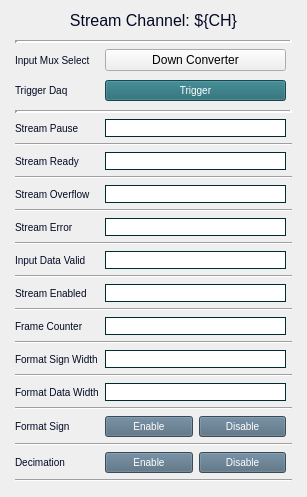
<?xml version="1.0" encoding="UTF-8"?>
<ui version="4.0">
 <class>Form</class>
 <widget class="QWidget" name="Form">
  <property name="geometry">
   <rect>
    <x>0</x>
    <y>0</y>
    <width>307</width>
    <height>497</height>
   </rect>
  </property>
  <property name="windowTitle">
   <string>Form</string>
  </property>
  <layout class="QVBoxLayout" name="verticalLayout_2">
   <item>
    <widget class="QLabel" name="label">
     <property name="styleSheet">
      <string notr="true">QLabel{
  color:#030923;
  font-size: 16px;
  font-style: bold;
}</string>
     </property>
     <property name="text">
      <string>Stream Channel: ${CH}</string>
     </property>
     <property name="alignment">
      <set>Qt::AlignCenter</set>
     </property>
    </widget>
   </item>
   <item>
    <layout class="QGridLayout" name="gridLayout" columnstretch="0,0,0">
     <property name="leftMargin">
      <number>4</number>
     </property>
     <property name="topMargin">
      <number>4</number>
     </property>
     <property name="rightMargin">
      <number>4</number>
     </property>
     <property name="bottomMargin">
      <number>4</number>
     </property>
     <item row="20" column="0">
      <widget class="QLabel" name="label_9">
       <property name="styleSheet">
        <string notr="true">QLabel{
  color:#030923;
  font-size: 10px;
  font-style: bold;
}</string>
       </property>
       <property name="text">
        <string>Format Sign Width</string>
       </property>
      </widget>
     </item>
     <item row="6" column="1">
      <widget class="PyDMLineEdit" name="PyDMLineEdit_3">
       <property name="enabled">
        <bool>true</bool>
       </property>
       <property name="toolTip">
        <string/>
       </property>
       <property name="styleSheet">
        <string notr="true">QLineEdit{ border-width: 1px; border-style: solid; border-color: #002C2F; }</string>
       </property>
       <property name="channel" stdset="0">
        <string>ca://${DEVICE}:DAQMUX${MUX}_STRMPAUSE${CH}</string>
       </property>
       <property name="displayFormat" stdset="0">
        <enum>PyDMLineEdit::String</enum>
       </property>
      </widget>
     </item>
     <item row="27" column="1">
      <layout class="QHBoxLayout" name="horizontalLayout_2">
       <item>
        <widget class="PyDMPushButton" name="PyDMPushButton">
         <property name="toolTip">
          <string/>
         </property>
         <property name="styleSheet">
          <string notr="true">QPushButton {
  background-color: #50697D;
  border-color: #F3B749;
  color:white;
  font-size: 10px;
}
QPushButton:checked{
  background-color: #14B09B;
  font: bold
}
QPushButton:hover{
  border-style: outset;
}</string>
         </property>
         <property name="text">
          <string>Enable</string>
         </property>
         <property name="checkable">
          <bool>true</bool>
         </property>
         <property name="channel" stdset="0">
          <string>ca://${DEVICE}:DAQMUX${MUX}_DECIMATION${CH}</string>
         </property>
         <property name="pressValue" stdset="0">
          <string>1</string>
         </property>
         <attribute name="buttonGroup">
          <string notr="true">buttonGroup_2</string>
         </attribute>
        </widget>
       </item>
       <item>
        <widget class="PyDMPushButton" name="PyDMPushButton_2">
         <property name="toolTip">
          <string/>
         </property>
         <property name="styleSheet">
          <string notr="true">QPushButton {
  background-color: #50697D;
  border-color: #F3B749;
  color:white;
  font-size: 10px;
}
QPushButton:checked{
  background-color: #14B09B;
  font: bold
}
QPushButton:hover{
  border-style: outset;
}</string>
         </property>
         <property name="text">
          <string>Disable</string>
         </property>
         <property name="checkable">
          <bool>true</bool>
         </property>
         <property name="channel" stdset="0">
          <string>ca://${DEVICE}:DAQMUX${MUX}_DECIMATION${CH}</string>
         </property>
         <property name="pressValue" stdset="0">
          <string>0</string>
         </property>
         <attribute name="buttonGroup">
          <string notr="true">buttonGroup_2</string>
         </attribute>
        </widget>
       </item>
      </layout>
     </item>
     <item row="26" column="0" colspan="3">
      <widget class="Line" name="line_10">
       <property name="orientation">
        <enum>Qt::Horizontal</enum>
       </property>
      </widget>
     </item>
     <item row="21" column="0" colspan="3">
      <widget class="Line" name="line_8">
       <property name="orientation">
        <enum>Qt::Horizontal</enum>
       </property>
      </widget>
     </item>
     <item row="12" column="0">
      <widget class="QLabel" name="label_5">
       <property name="styleSheet">
        <string notr="true">QLabel{
  color:#030923;
  font-size: 10px;
  font-style: bold;
}</string>
       </property>
       <property name="text">
        <string>Stream Error</string>
       </property>
      </widget>
     </item>
     <item row="15" column="0" colspan="3">
      <widget class="Line" name="line_5">
       <property name="orientation">
        <enum>Qt::Horizontal</enum>
       </property>
      </widget>
     </item>
     <item row="3" column="1">
      <widget class="PyDMPushButton" name="PyDMPushButton_5">
       <property name="toolTip">
        <string/>
       </property>
       <property name="styleSheet">
        <string notr="true">QPushButton {
  background-color: #1E646E;
  border-color: #F3B749;
  color:white;
  font-size: 10px;
}
QPushButton:pressed{
  background-color: #023459;
  font: bold
}
QPushButton:hover{
  border-style: outset;
}</string>
       </property>
       <property name="text">
        <string>Trigger</string>
       </property>
       <property name="channel" stdset="0">
        <string>${DEVICE}:DAQMUX${MUX}_TRGDAQ </string>
       </property>
       <property name="pressValue" stdset="0">
        <string>1</string>
       </property>
      </widget>
     </item>
     <item row="11" column="0" colspan="3">
      <widget class="Line" name="line_3">
       <property name="orientation">
        <enum>Qt::Horizontal</enum>
       </property>
      </widget>
     </item>
     <item row="17" column="0" colspan="3">
      <widget class="Line" name="line_6">
       <property name="orientation">
        <enum>Qt::Horizontal</enum>
       </property>
      </widget>
     </item>
     <item row="8" column="0">
      <widget class="QLabel" name="label_4">
       <property name="styleSheet">
        <string notr="true">QLabel{
  color:#030923;
  font-size: 10px;
  font-style: bold;
}</string>
       </property>
       <property name="text">
        <string>Stream Ready</string>
       </property>
      </widget>
     </item>
     <item row="1" column="1">
      <widget class="PyDMRelatedDisplayButton" name="PyDMRelatedDisplayButton_2">
       <property name="toolTip">
        <string/>
       </property>
       <property name="text">
        <string>Down Converter</string>
       </property>
       <property name="filenames" stdset="0">
        <stringlist>
         <string>amc_down_converter.ui</string>
        </stringlist>
       </property>
      </widget>
     </item>
     <item row="23" column="0" colspan="3">
      <widget class="Line" name="line_9">
       <property name="orientation">
        <enum>Qt::Horizontal</enum>
       </property>
      </widget>
     </item>
     <item row="12" column="1">
      <widget class="PyDMLineEdit" name="PyDMLineEdit_6">
       <property name="enabled">
        <bool>true</bool>
       </property>
       <property name="toolTip">
        <string/>
       </property>
       <property name="styleSheet">
        <string notr="true">QLineEdit{ border-width: 1px; border-style: solid; border-color: #002C2F; }</string>
       </property>
       <property name="readOnly">
        <bool>true</bool>
       </property>
       <property name="channel" stdset="0">
        <string>ca://${DEVICE}:DAQMUX${MUX}_STRMERR${CH}</string>
       </property>
       <property name="displayFormat" stdset="0">
        <enum>PyDMLineEdit::String</enum>
       </property>
      </widget>
     </item>
     <item row="13" column="0" colspan="3">
      <widget class="Line" name="line_4">
       <property name="orientation">
        <enum>Qt::Horizontal</enum>
       </property>
      </widget>
     </item>
     <item row="0" column="0" colspan="3">
      <widget class="Line" name="line_13">
       <property name="lineWidth">
        <number>3</number>
       </property>
       <property name="orientation">
        <enum>Qt::Horizontal</enum>
       </property>
      </widget>
     </item>
     <item row="4" column="0">
      <spacer name="verticalSpacer_2">
       <property name="orientation">
        <enum>Qt::Vertical</enum>
       </property>
       <property name="sizeHint" stdset="0">
        <size>
         <width>20</width>
         <height>20</height>
        </size>
       </property>
      </spacer>
     </item>
     <item row="18" column="0">
      <widget class="QLabel" name="label_8">
       <property name="styleSheet">
        <string notr="true">QLabel{
  color:#030923;
  font-size: 10px;
  font-style: bold;
}</string>
       </property>
       <property name="text">
        <string>Frame Counter</string>
       </property>
      </widget>
     </item>
     <item row="10" column="0">
      <widget class="QLabel" name="label_2">
       <property name="styleSheet">
        <string notr="true">QLabel{
  color:#030923;
  font-size: 10px;
  font-style: bold;
}</string>
       </property>
       <property name="text">
        <string>Stream Overflow</string>
       </property>
      </widget>
     </item>
     <item row="9" column="0" colspan="3">
      <widget class="Line" name="line_2">
       <property name="orientation">
        <enum>Qt::Horizontal</enum>
       </property>
      </widget>
     </item>
     <item row="14" column="0">
      <widget class="QLabel" name="label_6">
       <property name="styleSheet">
        <string notr="true">QLabel{
  color:#030923;
  font-size: 10px;
  font-style: bold;
}</string>
       </property>
       <property name="text">
        <string>Input Data Valid</string>
       </property>
      </widget>
     </item>
     <item row="24" column="1">
      <layout class="QHBoxLayout" name="horizontalLayout">
       <item>
        <widget class="PyDMPushButton" name="PyDMPushButton_3">
         <property name="toolTip">
          <string/>
         </property>
         <property name="styleSheet">
          <string notr="true">QPushButton {
  background-color: #50697D;
  border-color: #F3B749;
  color:white;
  font-size: 10px;
}
QPushButton:checked{
  background-color: #14B09B;
  font: bold
}
QPushButton:hover{
  border-style: outset;
}</string>
         </property>
         <property name="text">
          <string>Enable</string>
         </property>
         <property name="checkable">
          <bool>true</bool>
         </property>
         <property name="channel" stdset="0">
          <string>ca://${DEVICE}:DAQMUX${MUX}_FORMATSIGN${CH}</string>
         </property>
         <property name="pressValue" stdset="0">
          <string>1</string>
         </property>
         <attribute name="buttonGroup">
          <string notr="true">buttonGroup</string>
         </attribute>
        </widget>
       </item>
       <item>
        <widget class="PyDMPushButton" name="PyDMPushButton_4">
         <property name="toolTip">
          <string/>
         </property>
         <property name="styleSheet">
          <string notr="true">QPushButton {
  background-color: #50697D;
  border-color: #F3B749;
  color:white;
  font-size: 10px;
}
QPushButton:checked{
  background-color: #14B09B;
  font: bold
}
QPushButton:hover{
  border-style: outset;
}</string>
         </property>
         <property name="text">
          <string>Disable</string>
         </property>
         <property name="checkable">
          <bool>true</bool>
         </property>
         <property name="channel" stdset="0">
          <string>ca://${DEVICE}:DAQMUX${MUX}_FORMATSIGN${CH}</string>
         </property>
         <property name="pressValue" stdset="0">
          <string>0</string>
         </property>
         <attribute name="buttonGroup">
          <string notr="true">buttonGroup</string>
         </attribute>
        </widget>
       </item>
      </layout>
     </item>
     <item row="16" column="1">
      <widget class="PyDMLineEdit" name="PyDMLineEdit_8">
       <property name="enabled">
        <bool>true</bool>
       </property>
       <property name="toolTip">
        <string/>
       </property>
       <property name="styleSheet">
        <string notr="true">QLineEdit{ border-width: 1px; border-style: solid; border-color: #002C2F; }</string>
       </property>
       <property name="readOnly">
        <bool>true</bool>
       </property>
       <property name="channel" stdset="0">
        <string>ca://${DEVICE}:DAQMUX${MUX}_STRMENABLED${CH}</string>
       </property>
       <property name="displayFormat" stdset="0">
        <enum>PyDMLineEdit::String</enum>
       </property>
      </widget>
     </item>
     <item row="22" column="1">
      <widget class="PyDMLineEdit" name="PyDMLineEdit">
       <property name="toolTip">
        <string/>
       </property>
       <property name="styleSheet">
        <string notr="true">QLineEdit{ border-width: 1px; border-style: solid; border-color: #002C2F; }</string>
       </property>
       <property name="channel" stdset="0">
        <string>ca://${DEVICE}:DAQMUX${MUX}_FORMATDATAWIDTH${CH}</string>
       </property>
      </widget>
     </item>
     <item row="6" column="0">
      <widget class="QLabel" name="label_3">
       <property name="styleSheet">
        <string notr="true">QLabel{
  color:#030923;
  font-size: 10px;
  font-style: bold;
}</string>
       </property>
       <property name="text">
        <string>Stream Pause</string>
       </property>
      </widget>
     </item>
     <item row="2" column="0">
      <spacer name="verticalSpacer">
       <property name="orientation">
        <enum>Qt::Vertical</enum>
       </property>
       <property name="sizeHint" stdset="0">
        <size>
         <width>20</width>
         <height>20</height>
        </size>
       </property>
      </spacer>
     </item>
     <item row="7" column="0" colspan="3">
      <widget class="Line" name="line">
       <property name="orientation">
        <enum>Qt::Horizontal</enum>
       </property>
      </widget>
     </item>
     <item row="19" column="0" colspan="3">
      <widget class="Line" name="line_7">
       <property name="orientation">
        <enum>Qt::Horizontal</enum>
       </property>
      </widget>
     </item>
     <item row="16" column="0">
      <widget class="QLabel" name="label_7">
       <property name="styleSheet">
        <string notr="true">QLabel{
  color:#030923;
  font-size: 10px;
  font-style: bold;
}</string>
       </property>
       <property name="text">
        <string>Stream Enabled</string>
       </property>
      </widget>
     </item>
     <item row="14" column="1">
      <widget class="PyDMLineEdit" name="PyDMLineEdit_7">
       <property name="enabled">
        <bool>true</bool>
       </property>
       <property name="toolTip">
        <string/>
       </property>
       <property name="styleSheet">
        <string notr="true">QLineEdit{ border-width: 1px; border-style: solid; border-color: #002C2F; }</string>
       </property>
       <property name="readOnly">
        <bool>true</bool>
       </property>
       <property name="channel" stdset="0">
        <string>ca://${DEVICE}:DAQMUX${MUX}_INPDATAVALID${CH}</string>
       </property>
       <property name="displayFormat" stdset="0">
        <enum>PyDMLineEdit::String</enum>
       </property>
      </widget>
     </item>
     <item row="22" column="0">
      <widget class="QLabel" name="label_10">
       <property name="styleSheet">
        <string notr="true">QLabel{
  color:#030923;
  font-size: 10px;
  font-style: bold;
}</string>
       </property>
       <property name="text">
        <string>Format Data Width</string>
       </property>
      </widget>
     </item>
     <item row="5" column="0" colspan="3">
      <widget class="Line" name="line_12">
       <property name="styleSheet">
        <string notr="true"/>
       </property>
       <property name="frameShadow">
        <enum>QFrame::Sunken</enum>
       </property>
       <property name="lineWidth">
        <number>3</number>
       </property>
       <property name="orientation">
        <enum>Qt::Horizontal</enum>
       </property>
      </widget>
     </item>
     <item row="20" column="1">
      <widget class="PyDMLineEdit" name="PyDMLineEdit_2">
       <property name="toolTip">
        <string/>
       </property>
       <property name="styleSheet">
        <string notr="true">QLineEdit{ border-width: 1px; border-style: solid; border-color: #002C2F; }</string>
       </property>
       <property name="channel" stdset="0">
        <string>ca://${DEVICE}:DAQMUX${MUX}_FORMATSIGNWIDTH${CH}</string>
       </property>
      </widget>
     </item>
     <item row="29" column="0" colspan="3">
      <widget class="Line" name="line_11">
       <property name="orientation">
        <enum>Qt::Horizontal</enum>
       </property>
      </widget>
     </item>
     <item row="8" column="1">
      <widget class="PyDMLineEdit" name="PyDMLineEdit_4">
       <property name="enabled">
        <bool>true</bool>
       </property>
       <property name="toolTip">
        <string/>
       </property>
       <property name="styleSheet">
        <string notr="true">QLineEdit{ border-width: 1px; border-style: solid; border-color: #002C2F; }</string>
       </property>
       <property name="readOnly">
        <bool>true</bool>
       </property>
       <property name="channel" stdset="0">
        <string>ca://${DEVICE}:DAQMUX${MUX}_STRMRDY${CH}</string>
       </property>
       <property name="displayFormat" stdset="0">
        <enum>PyDMLineEdit::String</enum>
       </property>
      </widget>
     </item>
     <item row="10" column="1">
      <widget class="PyDMLineEdit" name="PyDMLineEdit_5">
       <property name="enabled">
        <bool>true</bool>
       </property>
       <property name="toolTip">
        <string/>
       </property>
       <property name="styleSheet">
        <string notr="true">QLineEdit{ border-width: 1px; border-style: solid; border-color: #002C2F; }</string>
       </property>
       <property name="readOnly">
        <bool>true</bool>
       </property>
       <property name="channel" stdset="0">
        <string>ca://${DEVICE}:DAQMUX${MUX}_STRMOVF${CH}</string>
       </property>
       <property name="displayFormat" stdset="0">
        <enum>PyDMLineEdit::String</enum>
       </property>
      </widget>
     </item>
     <item row="18" column="1">
      <widget class="PyDMLineEdit" name="PyDMLineEdit_9">
       <property name="enabled">
        <bool>true</bool>
       </property>
       <property name="toolTip">
        <string/>
       </property>
       <property name="styleSheet">
        <string notr="true">QLineEdit{ border-width: 1px; border-style: solid; border-color: #002C2F; }</string>
       </property>
       <property name="readOnly">
        <bool>true</bool>
       </property>
       <property name="channel" stdset="0">
        <string>ca://${DEVICE}:DAQMUX${MUX}_FRAMECNT${CH}</string>
       </property>
      </widget>
     </item>
     <item row="24" column="0">
      <widget class="QLabel" name="label_11">
       <property name="styleSheet">
        <string notr="true">QLabel{
  color:#030923;
  font-size: 10px;
  font-style: bold;
}</string>
       </property>
       <property name="text">
        <string>Format Sign</string>
       </property>
      </widget>
     </item>
     <item row="27" column="0">
      <widget class="QLabel" name="label_12">
       <property name="styleSheet">
        <string notr="true">QLabel{
  color:#030923;
  font-size: 10px;
  font-style: bold;
}</string>
       </property>
       <property name="text">
        <string>Decimation</string>
       </property>
      </widget>
     </item>
     <item row="3" column="0">
      <widget class="QLabel" name="label_13">
       <property name="styleSheet">
        <string notr="true">QLabel{
  color:#030923;
  font-size: 10px;
  font-style: bold;
}</string>
       </property>
       <property name="text">
        <string>Trigger Daq</string>
       </property>
      </widget>
     </item>
     <item row="1" column="0">
      <widget class="QLabel" name="label_14">
       <property name="styleSheet">
        <string notr="true">QLabel{
  color:#030923;
  font-size: 10px;
  font-style: bold;
}</string>
       </property>
       <property name="text">
        <string>Input Mux Select</string>
       </property>
      </widget>
     </item>
    </layout>
   </item>
  </layout>
 </widget>
 <customwidgets>
  <customwidget>
   <class>PyDMLineEdit</class>
   <extends>QLineEdit</extends>
   <header>pydm.widgets.line_edit</header>
  </customwidget>
  <customwidget>
   <class>PyDMPushButton</class>
   <extends>QPushButton</extends>
   <header>pydm.widgets.pushbutton</header>
  </customwidget>
  <customwidget>
   <class>PyDMRelatedDisplayButton</class>
   <extends>QPushButton</extends>
   <header>pydm.widgets.related_display_button</header>
  </customwidget>
 </customwidgets>
 <resources/>
 <connections/>
 <buttongroups>
  <buttongroup name="buttonGroup"/>
  <buttongroup name="buttonGroup_2"/>
 </buttongroups>
</ui>
